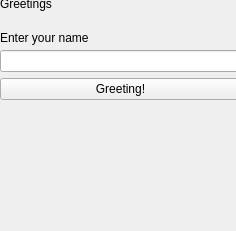
<?xml version="1.0" encoding="UTF-8"?>
<ui version="4.0">
 <class>Greetings</class>
 <widget class="QMainWindow" name="Greetings">
  <property name="geometry">
   <rect>
    <x>0</x>
    <y>0</y>
    <width>236</width>
    <height>231</height>
   </rect>
  </property>
  <property name="windowTitle">
   <string>Greetings</string>
  </property>
  <widget class="QWidget" name="centralwidget">
   <widget class="QWidget" name="gridLayoutWidget">
    <property name="geometry">
     <rect>
      <x>0</x>
      <y>50</y>
      <width>241</width>
      <height>181</height>
     </rect>
    </property>
    <layout class="QGridLayout" name="gridLayout">
     <property name="horizontalSpacing">
      <number>100</number>
     </property>
     <item row="0" column="0">
      <widget class="QLineEdit" name="fieldName"/>
     </item>
     <item row="1" column="0">
      <widget class="QPushButton" name="buttonGreeting">
       <property name="text">
        <string>Greeting!</string>
       </property>
      </widget>
     </item>
     <item row="2" column="0">
      <widget class="QLabel" name="greetingLabel">
       <property name="text">
        <string/>
       </property>
      </widget>
     </item>
    </layout>
   </widget>
   <widget class="QWidget" name="gridLayoutWidget_2">
    <property name="geometry">
     <rect>
      <x>0</x>
      <y>-10</y>
      <width>241</width>
      <height>62</height>
     </rect>
    </property>
    <layout class="QGridLayout" name="gridLayout_2">
     <item row="0" column="0">
      <widget class="QLabel" name="labelTitle">
       <property name="text">
        <string>Greetings</string>
       </property>
      </widget>
     </item>
     <item row="1" column="0">
      <widget class="QLabel" name="fieldLabel">
       <property name="text">
        <string>Enter your name </string>
       </property>
      </widget>
     </item>
    </layout>
   </widget>
  </widget>
 </widget>
 <resources/>
 <connections/>
</ui>
